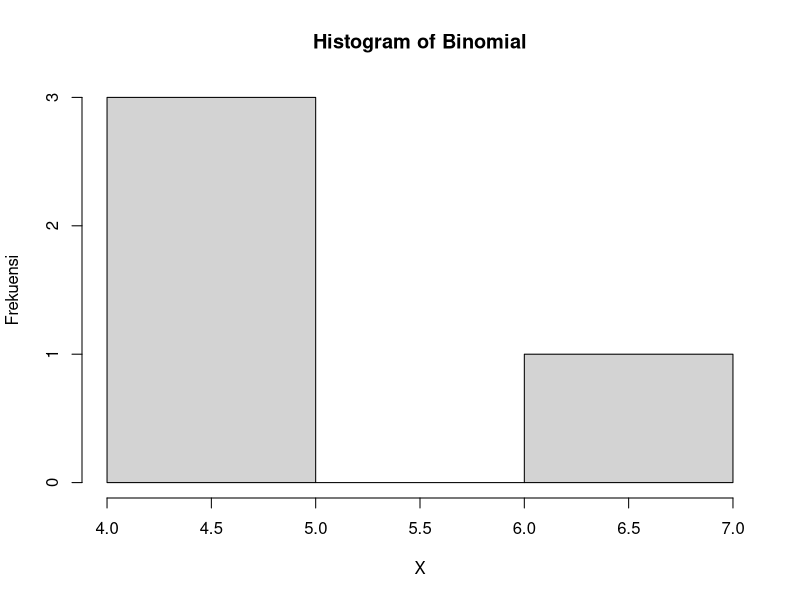

Recreate this plot in R.
#soal 2
#a
x=4
n=20
p=(0.20)
binomial= function(x,n,p)
{
  f=(choose(n,x)*(p^x)*(1-p)^(n-x))
  cat("peluang binomial : \n",f,"\n")
}
binomial(4,20,0.20)
dbinom(4,20,0.20)

#b
hist(rbinom( x,n, p), xlab = "X", ylab = "Frekuensi", main = "Histogram of Binomial")

#c
mean = n * (p)
variance = n * ( p) * (1 - (p))
mean
variance 
